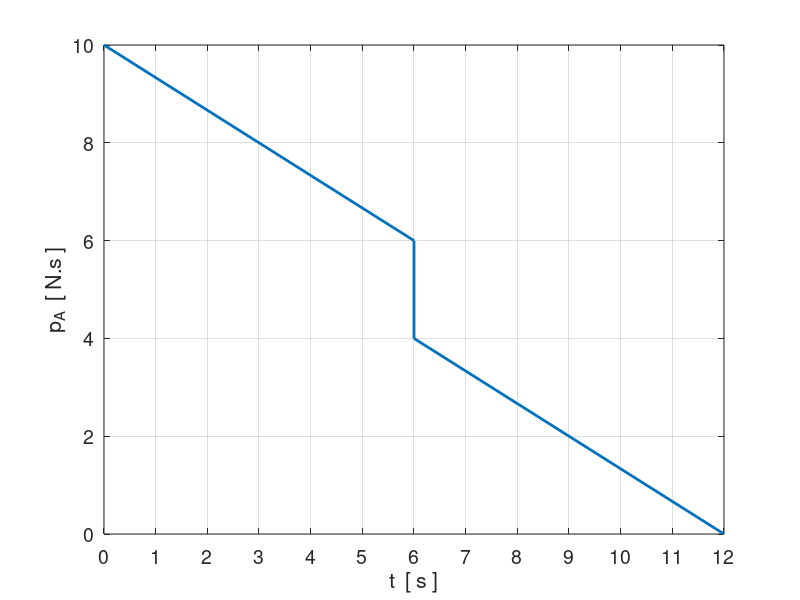
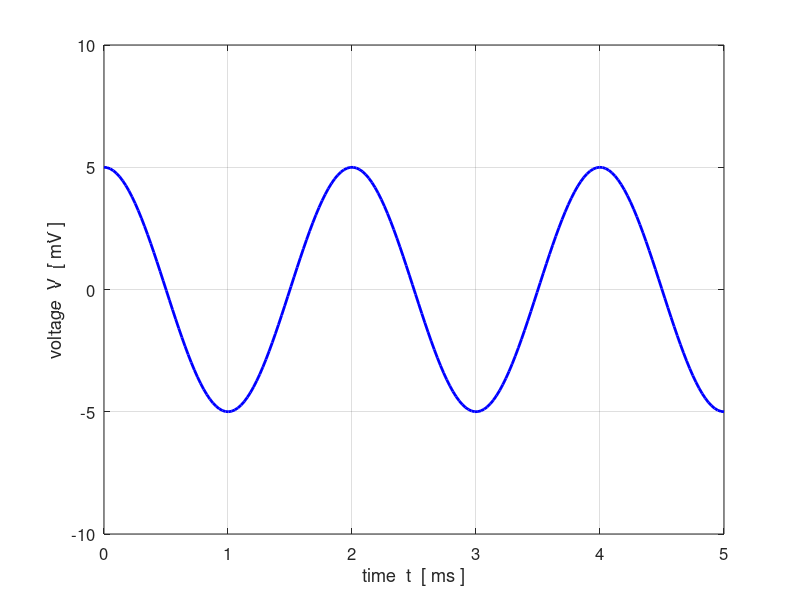

MATLAB code for these plots, in order:
% spMath007.m

clear 
close all
clc

%% P2000019.htm

m1 = 3; m2 = 1;
u1 = 8/3; u2 = 2;

t = [0 6 6 12];
p1 =[ 10 6 4 0];


% GRAPHICS  =============================================================
figure()
  set(gcf,'Units','normalized');
  set(gcf,'Position',[0.5 0.1 0.30 0.25]);
    
  plot(t,p1,'linewidth',2)
  grid on
  xlabel('t  [ s ]')
  ylabel('p_A  [ N.s ]')
  set(gca,'fontsize',14)
  set(gca,'xtick',0:12);
  set(gca,'xLim',[0 12]);

%%
clear
close all
clc

A = 5;
T = 2e-3;
t = linspace(0,5e-3,200);
y = A .* cos(2*pi*t/T);

figure()
  set(gcf,'Units','normalized');
  set(gcf,'Position',[0.5 0.1 0.30 0.25]);
  
  xP = t*1e3; yP = y;
  plot(xP,yP,'b','linewidth',2)
  grid on 
 % axis off
  grid on
  set(gca,'fontsize',12)
  xlabel('time  t  [ ms ]')
  ylabel('voltage  V  [ mV ]')
  ylim([-10 10])

